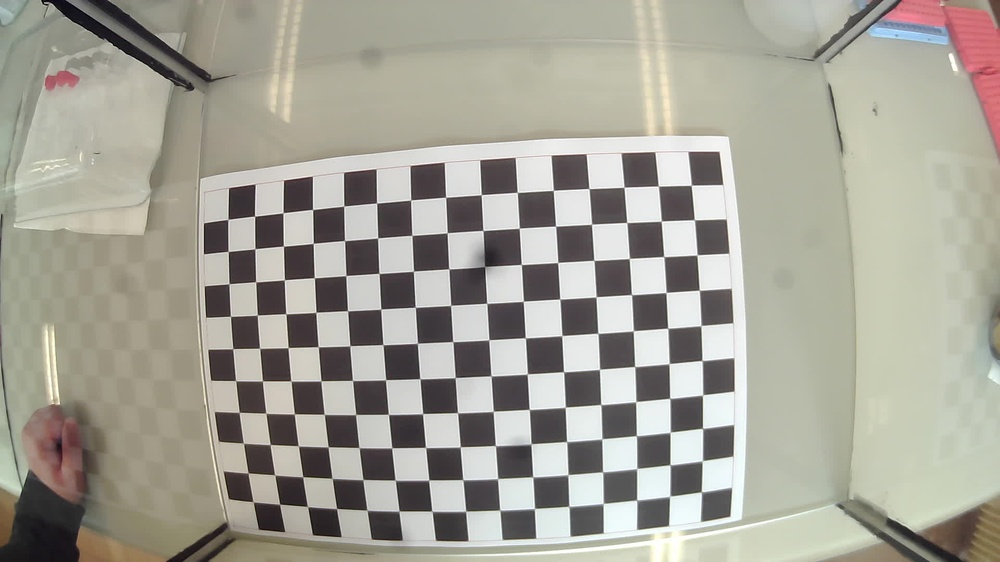
#> input picture calibration/camE/out_1.jpg, 1000 x 562 px, shrunk from 1920 x 1080 before the run; its folder holds only this picture in this run
$ python to_calibrate_a_cam.py
#> lines starting #> are read from the running program, lines starting #| are printed output that depends on the picture; after the words box and inside, x2 and y2 are one past the last pixel; in counts of white or black regions, pixels touching at a corner belong together
import numpy as np
import cv2 as cv
import glob
import pdb
# termination criteria
cbrow = 15
cbcol = 10

criteria = (cv.TERM_CRITERIA_EPS + cv.TERM_CRITERIA_MAX_ITER, 30, 0.001)
# prepare object points, like (0,0,0), (1,0,0), (2,0,0) ....,(6,5,0)
objp = np.zeros((cbrow*cbcol,3), np.float32)
objp[:,:2] = np.mgrid[0:cbcol,0:cbrow].T.reshape(-1,2)
# Arrays to store object points and image points from all the images.
objpoints = [] # 3d point in real world space
imgpoints = [] # 2d points in image plane.
images = glob.glob('/home/ab/Documents/Travail/camera_calibration/camE/*.jpg')
for fname in images:

    img = cv.imread(fname)
#> img is the input picture: shape (562, 1000, 3); mean B, G, R 150.5, 161.4, 163.8
    gray = cv.cvtColor(img, cv.COLOR_BGR2GRAY)
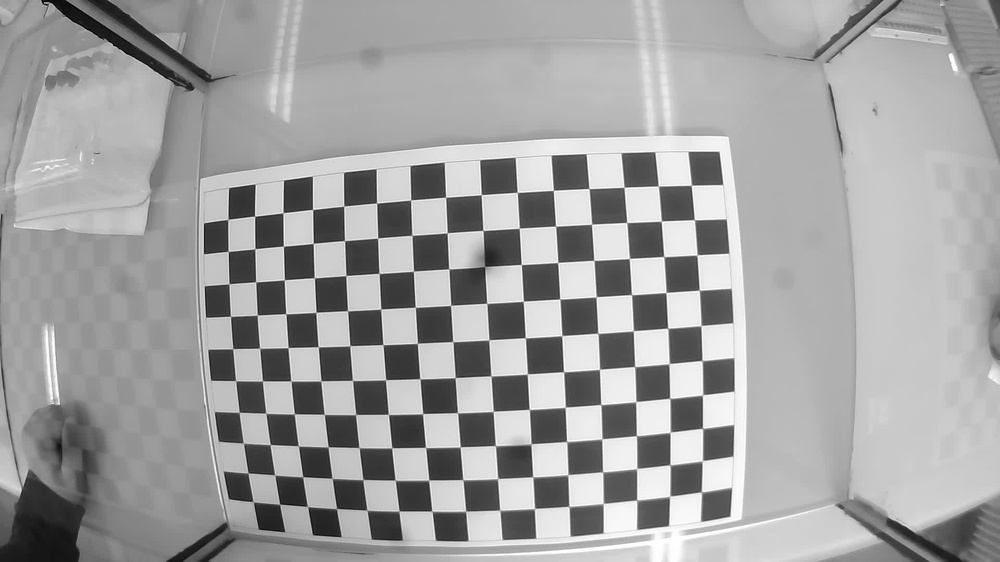
#> gray: shape (562, 1000); min 0, max 255, mean 160.9
    # Find the chess board corners
    ret, corners = cv.findChessboardCorners(gray, (cbrow,cbcol), None)
#> ret = True; corners = 150 rows, first 8: [701.4, 491.8], [669.6, 496.2], [636.6, 500], [603.2, 503.4], [568.9, 506.4], [534.5, 508.5], [499.6, 510.1], [465.5, 511.1]
    # If found, add object points, image points (after refining them)
    if ret == True:
        objpoints.append(objp)
        corners2 = cv.cornerSubPix(gray,corners, (11,11), (-1,-1), criteria)
#> corners2 = 150 rows, first 8: [701.4, 491.9], [669.7, 496.4], [636.7, 500.1], [603.2, 503.6], [568.9, 506.4], [534.5, 508.6], [499.7, 510.3], [465.7, 511.3]
        imgpoints.append(corners)
        # Draw and display the corners
        cv.drawChessboardCorners(img, (15,10), corners2, ret)
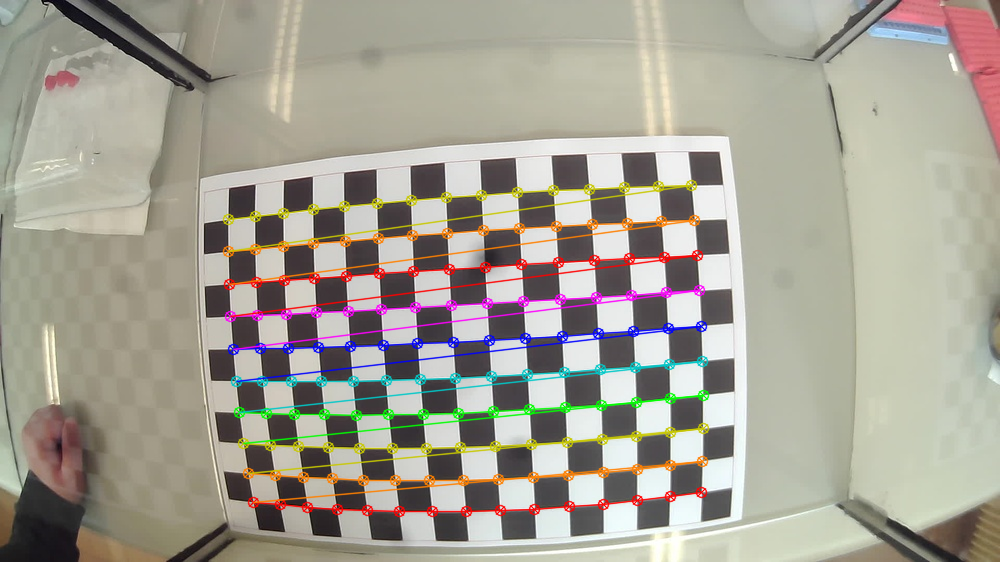
#> img: shape (562, 1000, 3); 6.44% of pixels changed, all inside (x1, y1, x2, y2) = (222, 179, 710, 518)
        cv.imshow('img', img)
        cv.waitKey(500)
cv.destroyAllWindows()
ret, mtx, dist, rvecs, tvecs = cv.calibrateCamera(objpoints, imgpoints, gray.shape[::-1], None, None)
#> ret = 141.2; mtx = [[81191.3, 0, 1165.7], [0, 52029.1, 271.2], [0, 0, 1]]; dist = [[338.8, 23274.1, -1.48, 11.38, 216]]; rvecs = ([-0.152, -1.95, 2.37],); tvecs = ([-4.02, 2.18, 310.3],)

np.savetxt("Intrinsics_essai.xml",mtx)
np.savetxt("Distortion_essai.xml",dist)

target = glob.glob('./target/*.jpg')
for fname in target:
	#pdb.set_trace()
	img = cv.imread(fname)
	h,  w = img.shape[:2]
	newcameramtx, roi = cv.getOptimalNewCameraMatrix(mtx, dist, (w,h), 1, (w,h))

	# undistort
	dst = cv.undistort(img, mtx, dist, None, newcameramtx)
	# crop the image
	#x, y, w, h = roi
	#dst = dst[y:y+h, x:x+w]
	cv.imwrite('./undistort/'+fname.split('/')[-1], dst)

$ run again, on calibration/camE/out_13.jpg
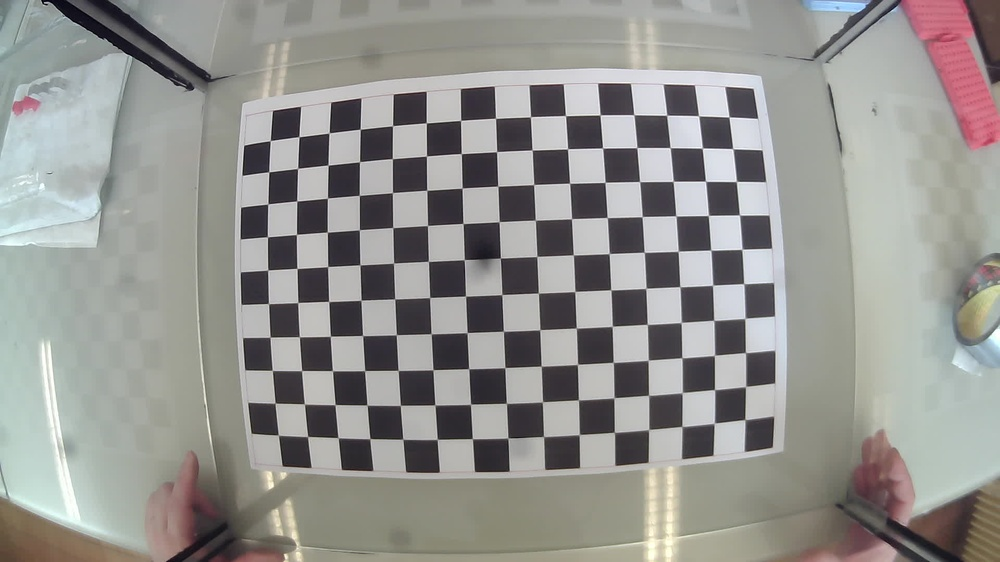
#> input picture calibration/camE/out_13.jpg, 1000 x 562 px, shrunk from 1920 x 1080 before the run
#> img is the input picture: shape (562, 1000, 3); mean B, G, R 143.5, 147, 147.6
#> `gray = cv.cvtColor(img, cv.COLOR_BGR2GRAY)`:
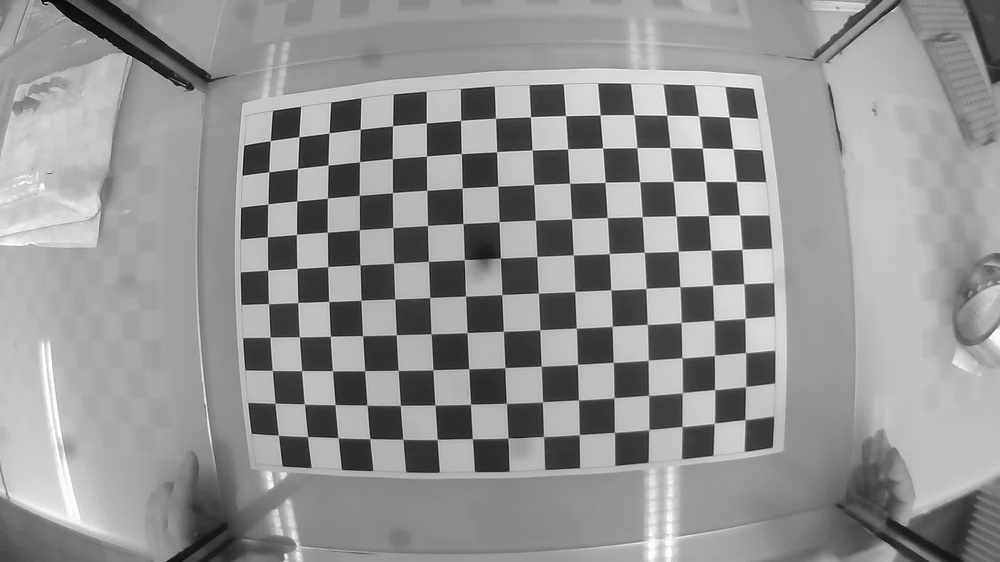
#> gray: shape (562, 1000); min 1, max 255, mean 146.8
#> `ret, corners = cv.findChessboardCorners(gray, (cbrow,cbcol), None)`: ret = True; corners = 150 rows, first 8: [745.1, 419.5], [713.9, 423.1], [681.8, 426.4], [648.6, 429.4], [614.3, 432.1], [579.2, 434.6], [543.5, 436.3], [507.7, 437.6]
#> corners2 = 150 rows, first 8: [744.9, 419.6], [714.3, 423.3], [682, 426.5], [648.7, 429.7], [614.4, 432.4], [579.3, 434.6], [543.5, 436.6], [507.9, 438]
#> `cv.drawChessboardCorners(img, (15,10), corners2, ret)`:
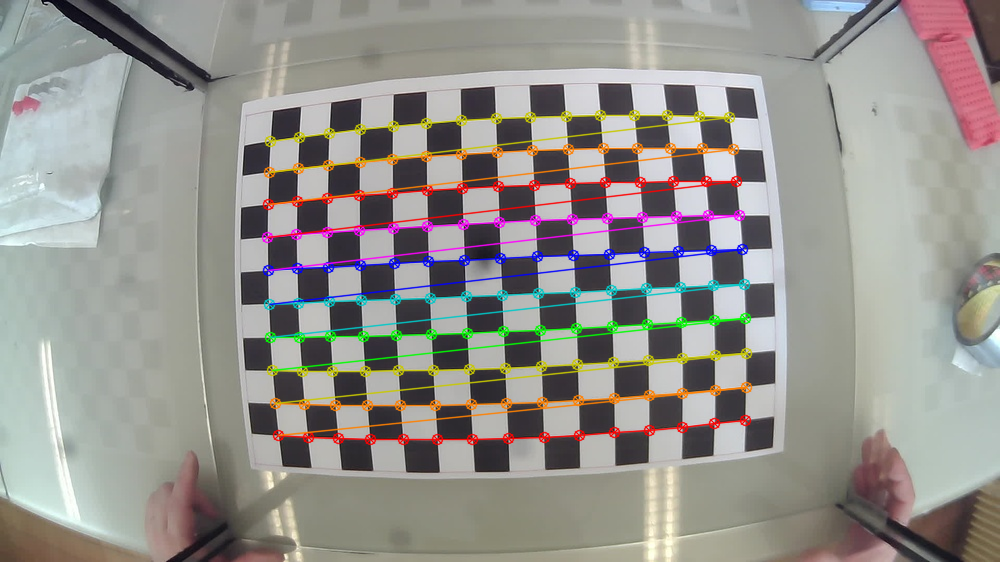
#> img: shape (562, 1000, 3); 6.59% of pixels changed, all inside (x1, y1, x2, y2) = (261, 109, 753, 446)
#> `ret, mtx, dist, rvecs, tvecs = cv.calibrateCamera(objpoints, imgpoints..`: ret = 146.3; mtx = [[3934.1, 0, 519.8], [0, 10260.3, 267.2], [0, 0, 1]]; dist = [[231.9, 0.116, -0.337, 1.74, 4.72e-05]]; rvecs = ([-0.968, 0.896, 2.64],); tvecs = ([4.35, 6.06, 372.7],)

$ run again, on calibration/camE/out_14.jpg
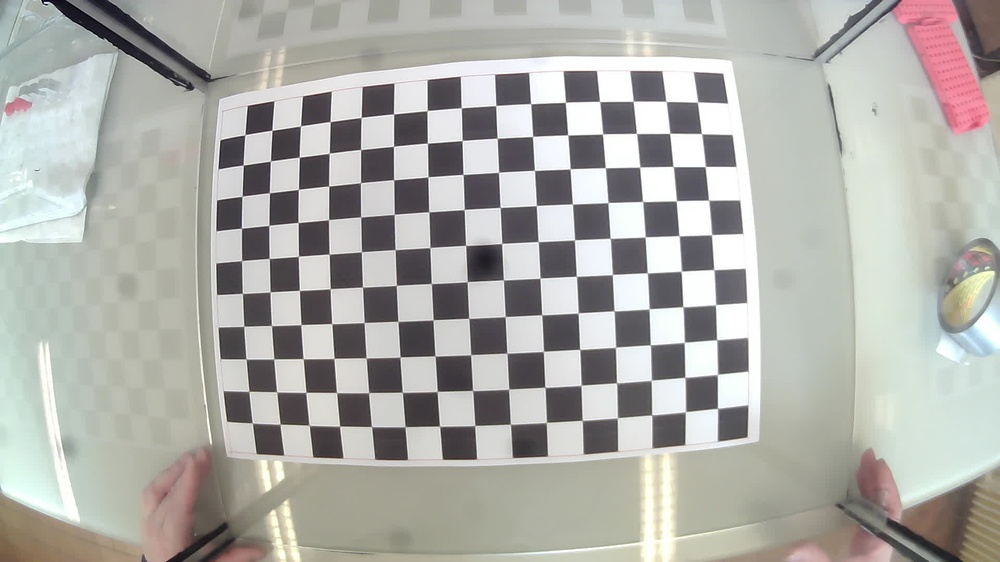
#> input picture calibration/camE/out_14.jpg, 1000 x 562 px, shrunk from 1920 x 1080 before the run
#> img is the input picture: shape (562, 1000, 3); mean B, G, R 169, 173.9, 174.1
#> `gray = cv.cvtColor(img, cv.COLOR_BGR2GRAY)`:
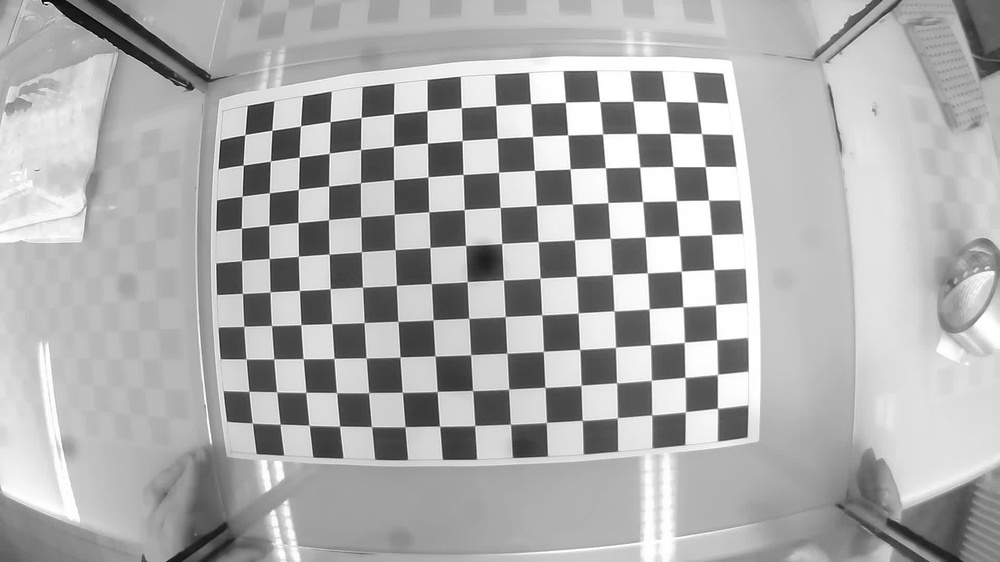
#> gray: shape (562, 1000); min 1, max 255, mean 173.4
#> `ret, corners = cv.findChessboardCorners(gray, (cbrow,cbcol), None)`: ret = True; corners = 150 rows, first 8: [717.5, 408.3], [685.5, 411.6], [651.6, 415], [617.5, 417.8], [582.2, 420.3], [546.4, 422.3], [510.4, 424.2], [474.6, 425.4]
#> corners2 = 150 rows, first 8: [717.5, 408.4], [685.4, 411.8], [651.7, 414.9], [617.4, 417.8], [582.3, 420.4], [546.4, 422.5], [510.5, 424.3], [474.7, 425.6]
#> `cv.drawChessboardCorners(img, (15,10), corners2, ret)`:
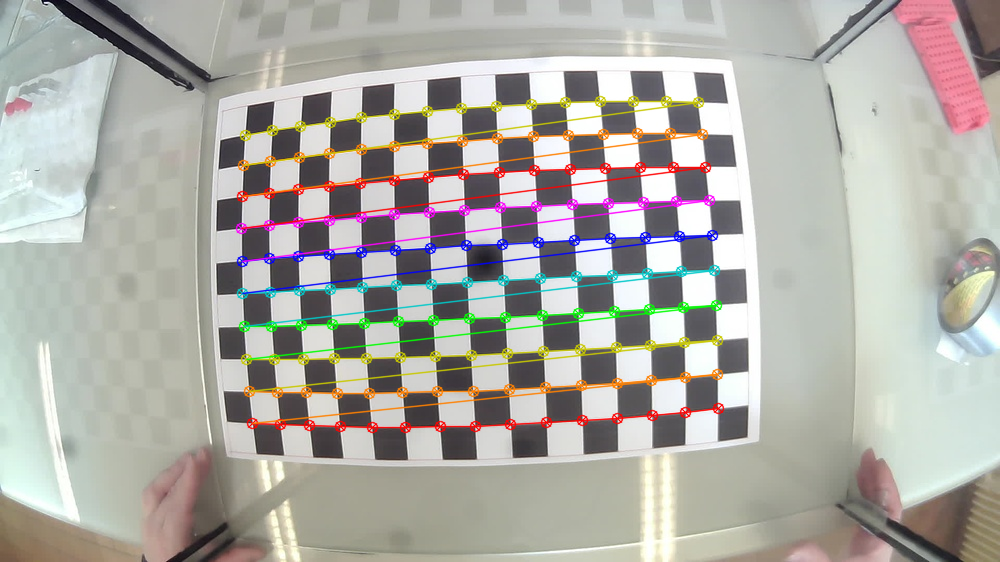
#> img: shape (562, 1000, 3); 6.54% of pixels changed, all inside (x1, y1, x2, y2) = (235, 95, 725, 434)
#> `ret, mtx, dist, rvecs, tvecs = cv.calibrateCamera(objpoints, imgpoints..`: ret = 142.5; mtx = [[43051.5, 0, 1211.3], [0, 26408.9, 252.6], [0, 0, 1]]; dist = [[70.9, 3842.6, -0.657, 5.66, 115.1]]; rvecs = ([0.0276, 1.9, 2.37],); tvecs = ([-3.9, 1.7, 165.2],)

$ run again, on calibration/camE/out_10.jpg
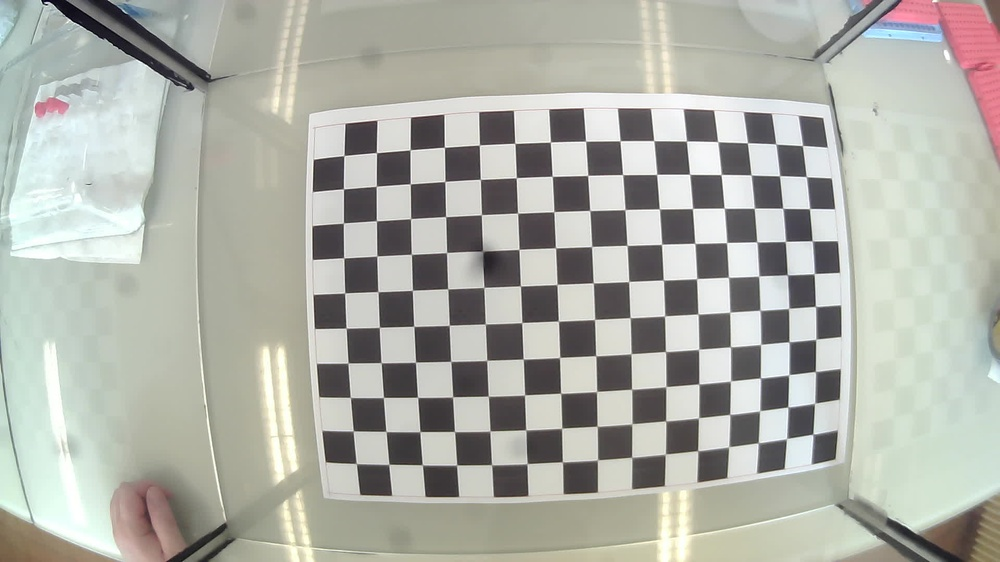
#> input picture calibration/camE/out_10.jpg, 1000 x 562 px, shrunk from 1920 x 1080 before the run
#> img is the input picture: shape (562, 1000, 3); mean B, G, R 167.3, 175.4, 173.8
#> `gray = cv.cvtColor(img, cv.COLOR_BGR2GRAY)`:
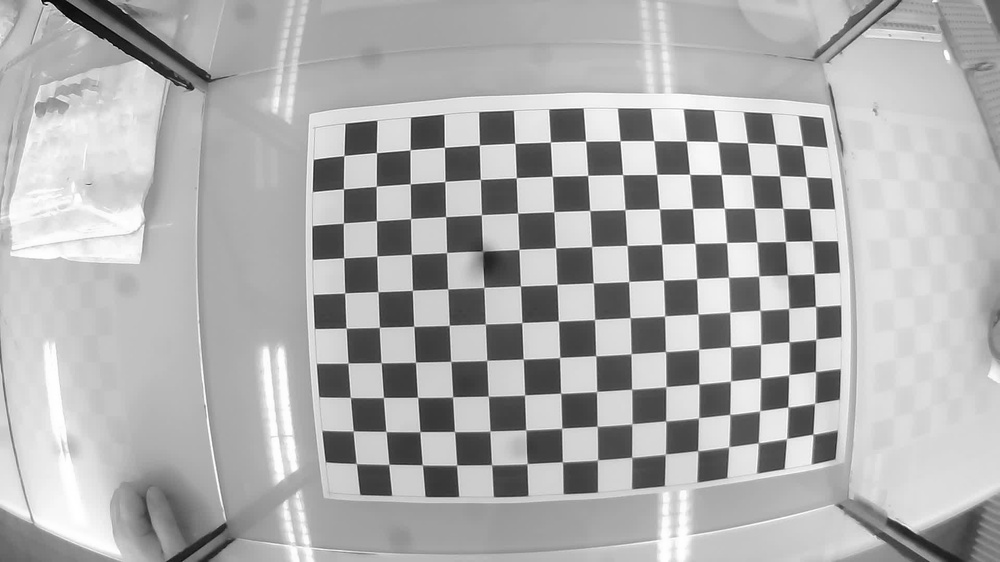
#> gray: shape (562, 1000); min 0, max 255, mean 174
#> `ret, corners = cv.findChessboardCorners(gray, (cbrow,cbcol), None)`: ret = True; corners = 150 rows, first 8: [813, 434.1], [786.6, 438.5], [758.4, 442.8], [728.6, 446.8], [697.7, 450.8], [665.2, 453.9], [631.7, 457.4], [597.4, 459.6]
#> corners2 = 150 rows, first 8: [812.9, 434.3], [786.6, 438.7], [758.3, 442.8], [728.8, 447], [697.8, 450.7], [665.3, 454.3], [631.7, 457.4], [597.5, 460.1]
#> `cv.drawChessboardCorners(img, (15,10), corners2, ret)`:
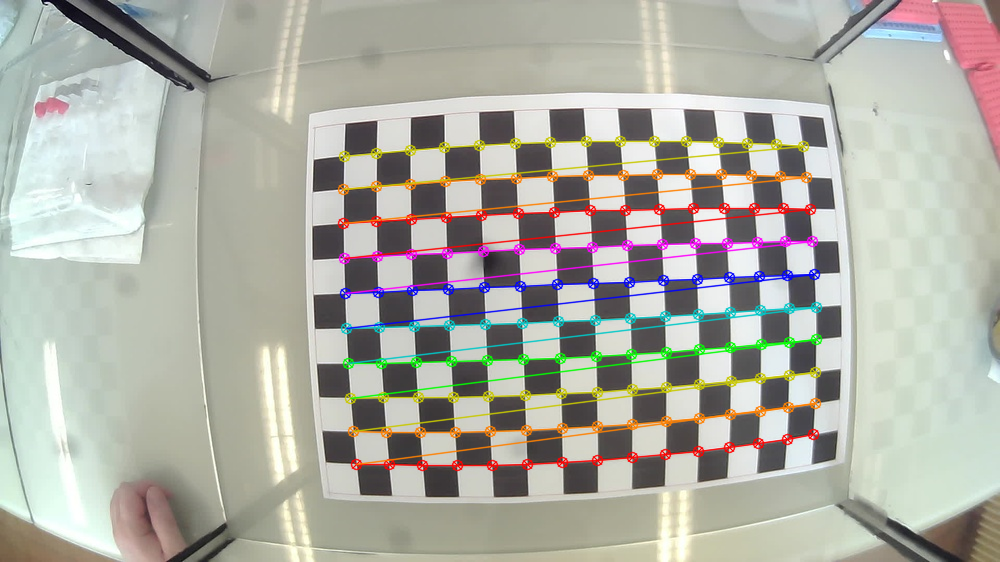
#> img: shape (562, 1000, 3); 6.52% of pixels changed, all inside (x1, y1, x2, y2) = (337, 135, 823, 472)
#> `ret, mtx, dist, rvecs, tvecs = cv.calibrateCamera(objpoints, imgpoints..`: ret = 142; mtx = [[50089.4, 0, -206.1], [0, 29127.8, 310.1], [0, 0, 1]]; dist = [[92.85, 4192.2, 0.657, -6.25, 47.71]]; rvecs = ([-0.0243, -1.91, 2.37],); tvecs = ([13.9, 0.555, 192.4],)
